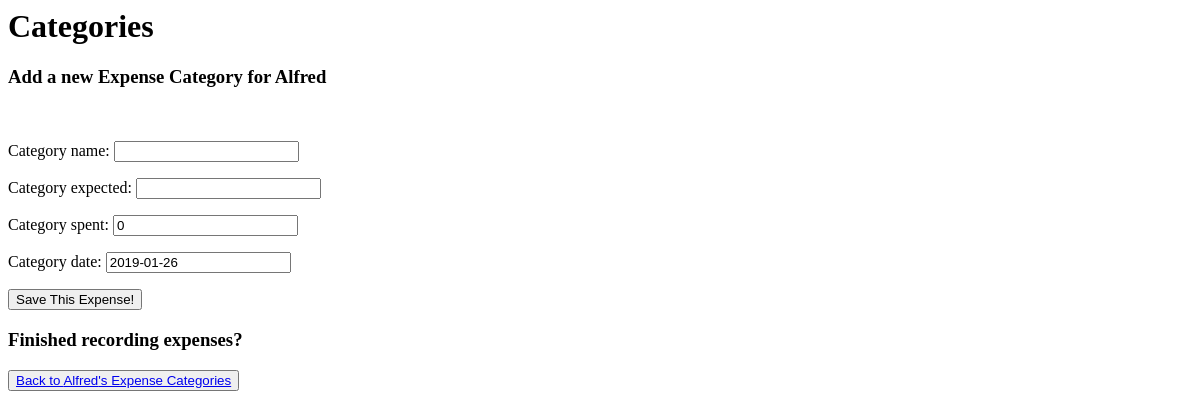
/categories/11/newCategory/, run on an earlier commit of the app's database.
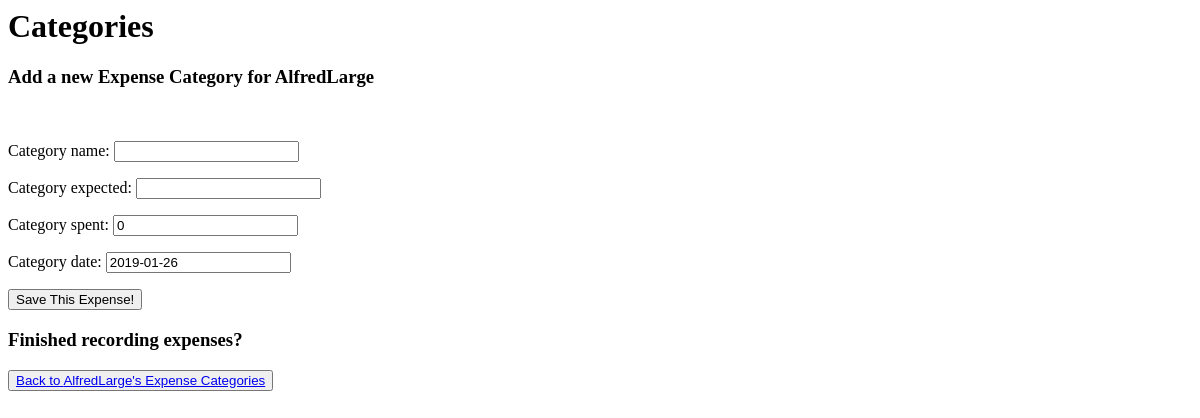
And on a later commit of the database.
### people/models.py (models this page shows, shortened)
class People(models.Model):
    group_couple = models.ForeignKey(Group,on_delete=models.CASCADE)
    person_name= models.CharField(max_length=70)
    username = models.CharField(max_length=70,unique=True)

### categories/views.py (the view, shortened to what this page needs)
# urls.py: path("<int:person_id>/newCategory/",views.addCategory,name="new_category"),
def addCategory(request,person_id):
    person = get_object_or_404(People, id=person_id)
    initial_data = {
        'category_person' : person
    }
    form = CategoryAddForm(request.POST or None,initial=initial_data,hide_condition=True)
    context={
        "person":person,
        "form":form
    }
    return render(request,"categories/new_category.html",context)

### categories/forms.py
class CategoryAddForm(forms.ModelForm):
    class Meta:
        model= Category
        fields = [
            'category_person',
            'category_name',
            'category_expected',
            'category_spent',
            'category_date'
        ]
    def __init__(self,*args,**kwargs):
        hide_condition = kwargs.pop('hide_condition',None)
        super(CategoryAddForm, self).__init__(*args, **kwargs)
        if hide_condition:
            self.fields["category_person"].widget = HiddenInput()

### categories/templates/categories/new_category.html (shortened to what this page needs)
<h1>Categories</h1>
<h3>Add a new Expense Category for {{person.person_name}}</h3><br>
<form method=POST action="">
    {{form.as_p}}
    <input type="submit" value = "Save This Expense!" >
</form>
<h3>Finished recording expenses?</h3>
<button><a href="{% url 'categories:person_category_index' person_id=person.id %}" >Back to {{person.person_name}}'s Expense Categories</a></button>

What changed in the data, as far as the page shows it:
changed People: person_name "Alfred" → "AlfredLarge"
